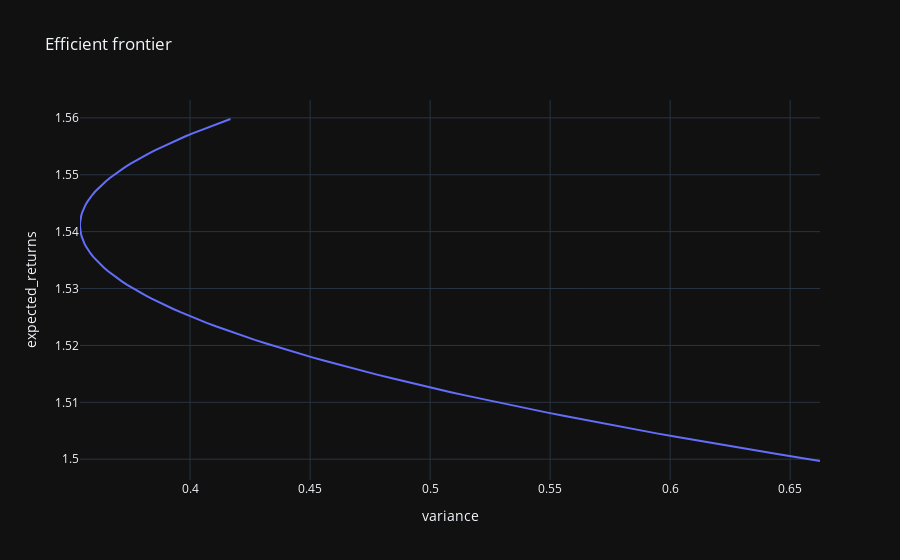

Write notebook code for a chart like this one.
### Code cell
model.portfolio_frontier(model="fff3")
